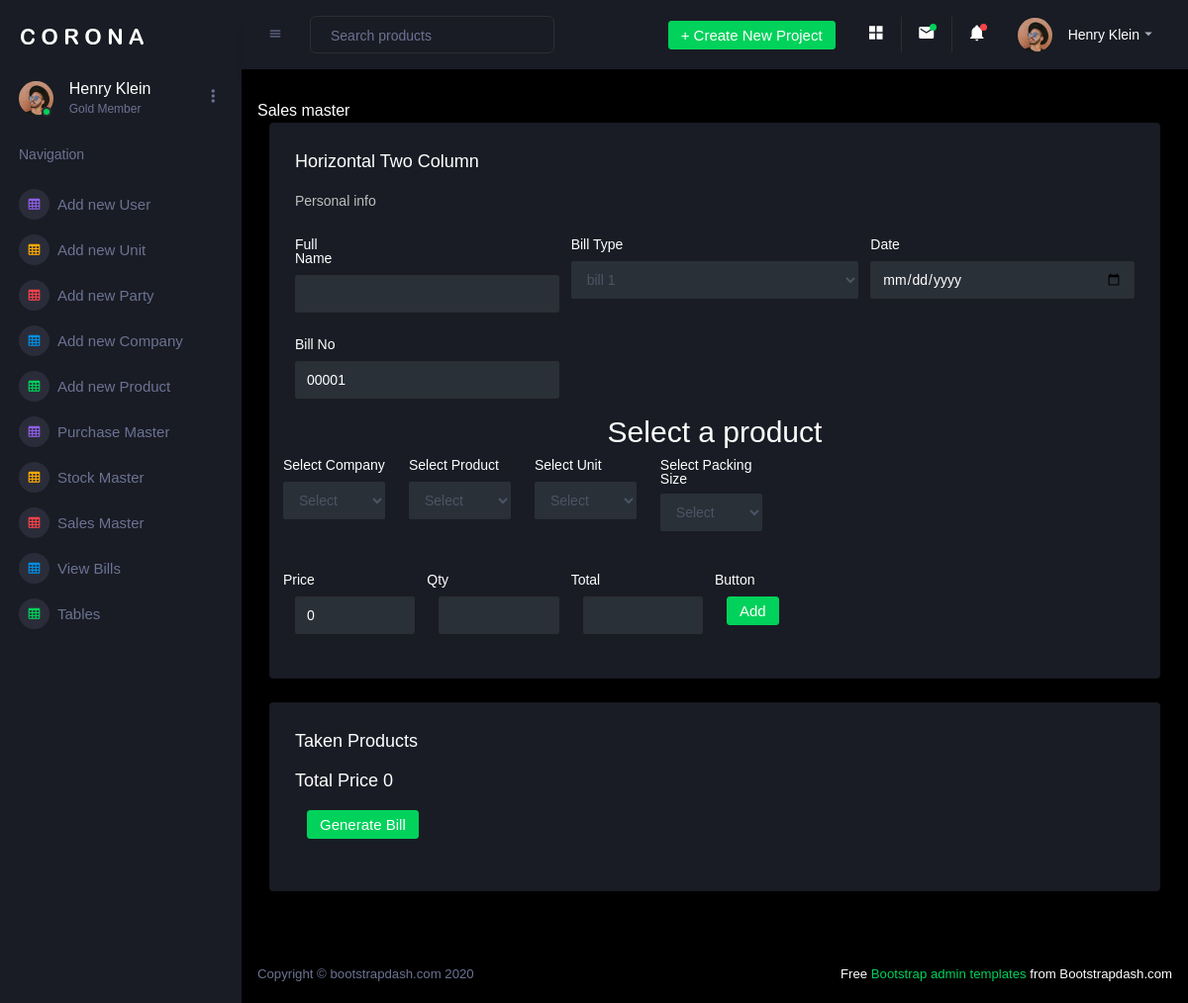
The app's page /admin/sales_master.php, older data.
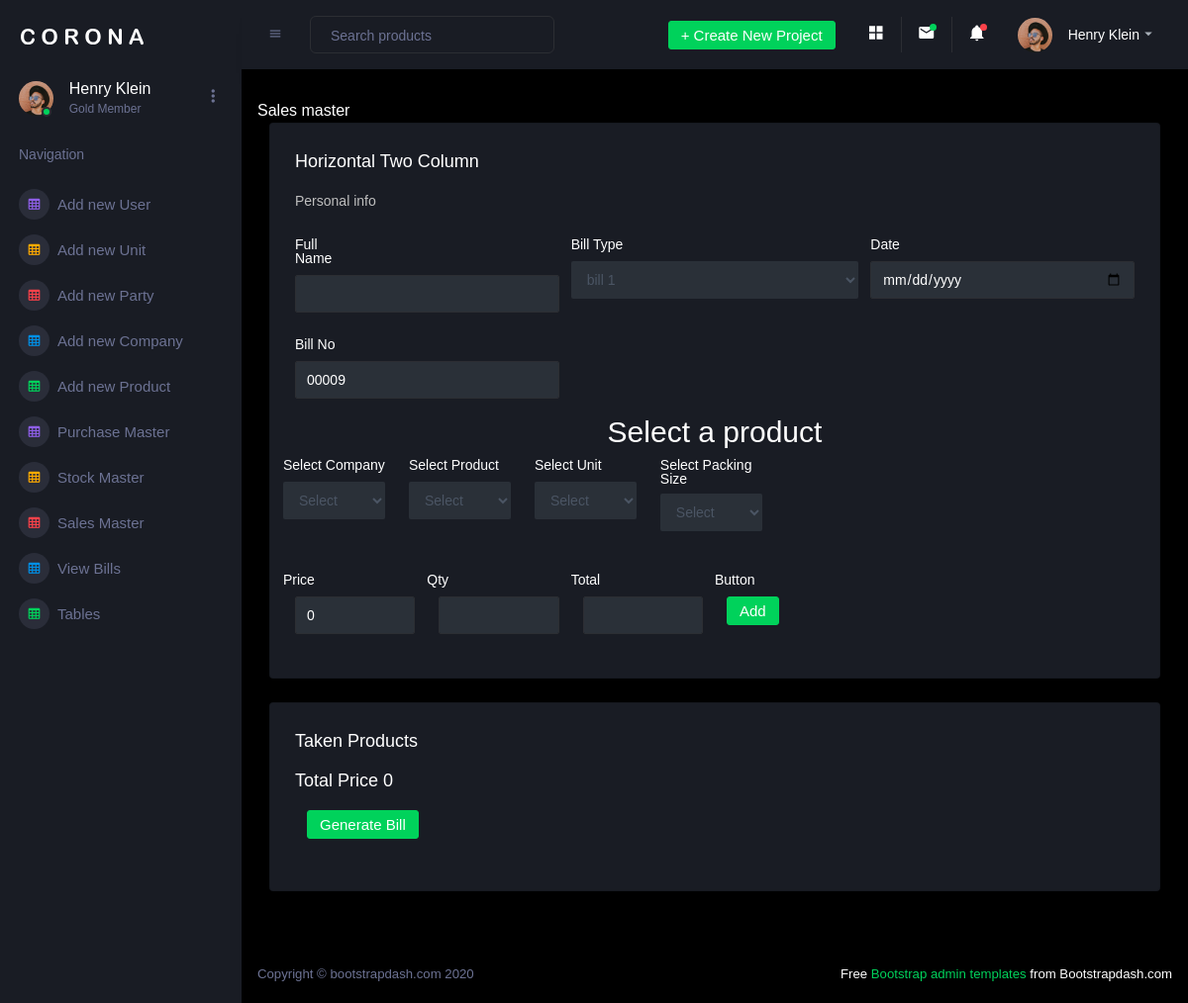
The same page, newer data.
### tables this page shows
CREATE TABLE `billing_header` (
  `id` int(5) NOT NULL,
  `full_name` varchar(100) NOT NULL,
  `bill_type` varchar(50) NOT NULL,
  `date` date NOT NULL,
  `bill_no` varchar(10) NOT NULL
);

### admin/sales_master.php (the view, shortened to what the changed rows need)
<?php
include "header.php";
include "../user/connection.php";
$bill_id = 0;
$res = mysqli_query($link,"select * from billing_header order by id desc limit 1");
while($row = mysqli_fetch_assoc($res)){
    $bill_id = $row["id"];
}
?>
    <div class="main-panel">
        <div class="content-wrapper">
        <form class="form-sample" name="form1" action="" method="post">
            <div class="row">
                <div class="col-12 grid-margin">
                    <div class="card">
                        <div class="card-body">
                                <div class="row">
                                    <div class="col-md-4">
                                        <div class="form-group row">
                                            <div class="col-sm-12">
                                                <input type="text" name="bill_no" class="form-control" value="<?php echo generate_bill_no($bill_id); ?>" />
                                            </div>
                                        </div>
                                    </div>
                                </div>
                                <div class="row">
                                  <div class="col-md-12">
                                      <h2 class="text-center">Select a product </h2>
                                  </div>
                                </div>
                        </div>
                    </div>
                </div>
            </div>
         </form>
    </div>
<?php
  function generate_bill_no($id){
      if($id==""){
        $id1 = 0;
      }else{
        $id1= $id;
      }
      $id1 = $id1+1;
      $len = strlen($id);
     if($len=="1"){
         $id1="0000".$id1;
     }
     return $id1;
  }
?>
    </div>

Row changes from the older to the newer data that the page shows:
added billing_header: bill_no "00009"
Text that changed along with them:
form field bill_no: "00001" → (not shown)
